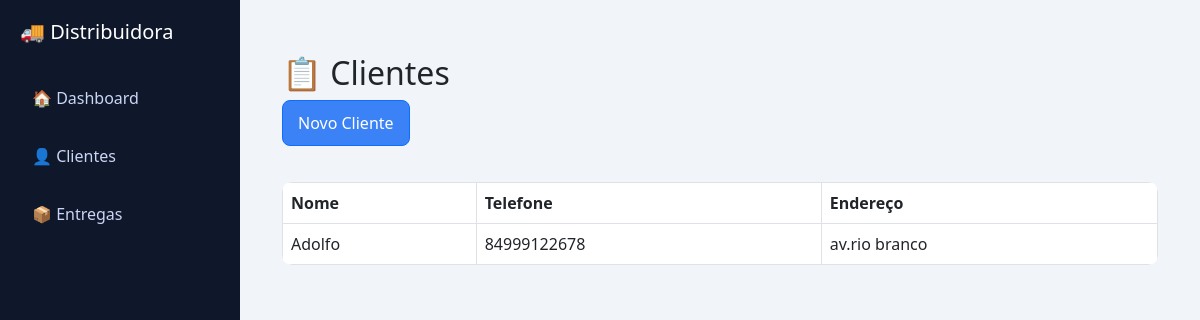
/clientes/, run on an earlier commit of the app's database.
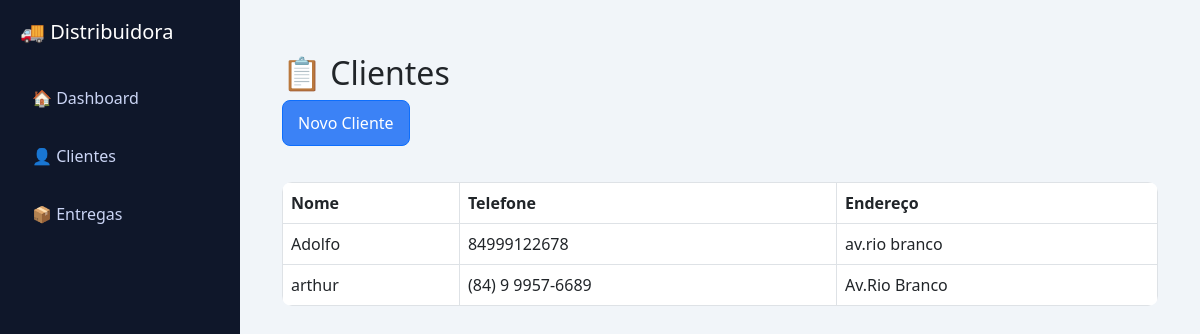
And on a later commit of the database.
### core/models.py (models this page shows, shortened)
class Cliente(models.Model):
    nome = models.CharField(max_length=100)
    telefone = models.CharField(max_length=20)
    endereco = models.CharField(max_length=255)
    data_cadastro = models.DateTimeField(auto_now_add=True)

### core/views.py (the view)
# urls.py: path('clientes/', views.lista_clientes, name='lista_clientes'),
def lista_clientes(request):
    clientes = Cliente.objects.all()
    return render(request, 'lista_clientes.html', {'clientes': clientes})

### core/templates/lista_clientes.html (shortened to what this page needs)
{% extends 'base.html' %}
{% load static %}
{% block content %}
<!DOCTYPE html>
<html>
<head>
    <link href="https://cdn.jsdelivr.net/npm/bootstrap@5.3.0/dist/css/bootstrap.min.css" rel="stylesheet">
    <link rel="stylesheet" href="{% static 'css/style.css' %}">
</head>
<body>
<div class="container mt-4">
    <h2>📋 Clientes</h2>
    <a href="/clientes/novo/" class="btn btn-primary mb-3">Novo Cliente</a>
    <table class="table table-bordered">
        <thead>
            <tr>
                <th>Nome</th>
                <th>Telefone</th>
                <th>Endereço</th>
            </tr>
        </thead>
        <tbody>
            {% for cliente in clientes %}
            <tr>
                <td>{{ cliente.nome }}</td>
                <td>{{ cliente.telefone }}</td>
                <td>{{ cliente.endereco }}</td>
            </tr>
            {% endfor %}
        </tbody>
    </table>
</div>
</body>
</html>
{% endblock %}

What changed in the data, as far as the page shows it:
added Cliente: nome "arthur", telefone "(84) 9 9957-6689", endereco "Av.Rio Branco"
